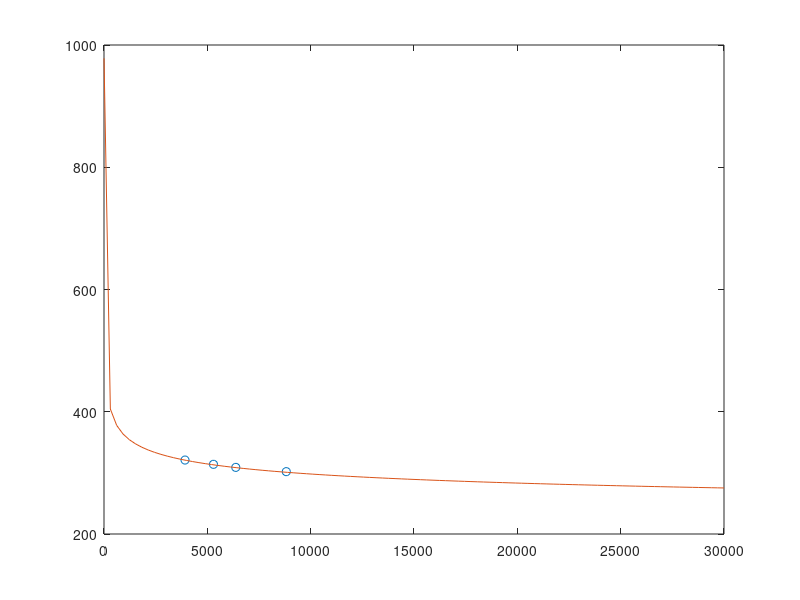

Here is the MATLAB script that generated this plot:
clear all;
close all;
T=[29,36,41,48];
T=273+T;
R=[8.82,6.376,5.297,3.92];
R=1000.*R;
p = polyfit(R,T,2);         %from T to R
r1 = linspace(1,30000,99);
y1 = polyval(p,r1);
plot(R,T,'o');
hold on;
%plot(r1,y1,'-');

T0=298.15;
B=3950;
R0=10000;

Rlin=linspace(1,30000,99);
y2 = 1./((1/T0)+(1/B).*log(Rlin./R0));

plot(Rlin,y2);